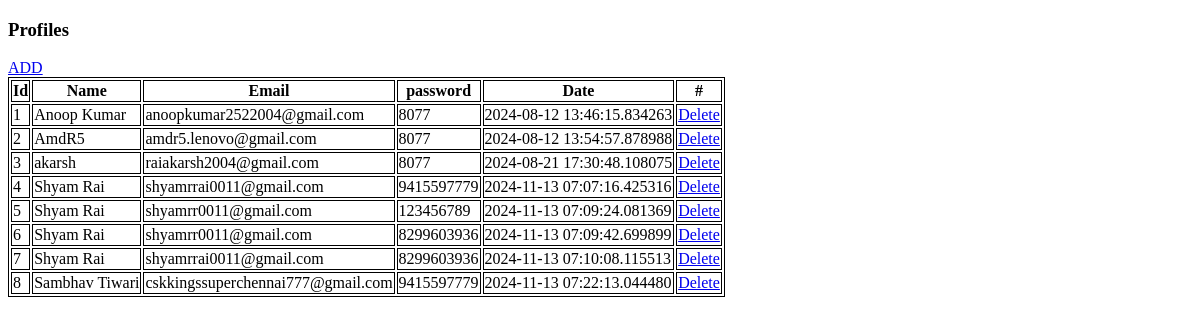
The page /profiles on the database as committed earlier.
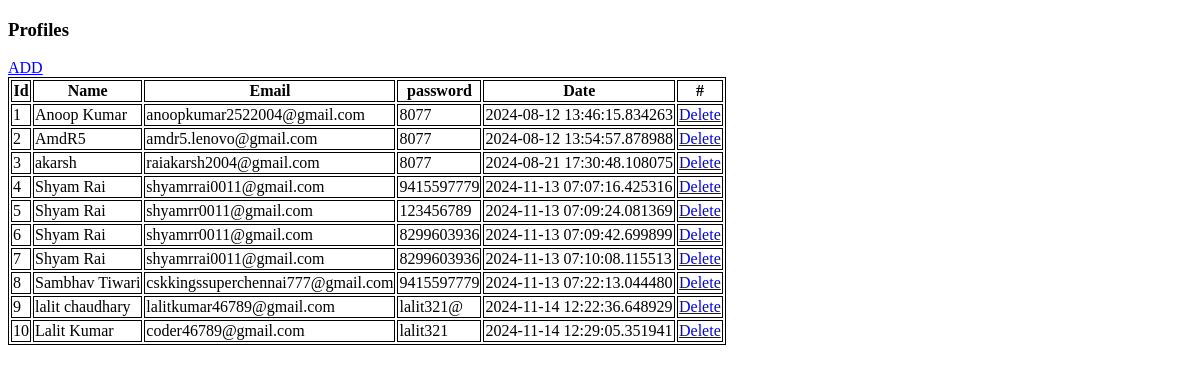
The same page on the database as committed later.
### app.py (models this page shows)
class Employee(db.Model):
    id = db.Column(db.Integer, primary_key=True)
    name = db.Column(db.String(100), nullable=False)
    email = db.Column(db.String(100), nullable=False)
    password = db.Column(db.String(100), nullable=False)
    date = db.Column(db.DateTime, default=datetime.utcnow)

### app.py (the view)
@app.route('/profiles')
def index():
    profiles = Employee.query.all()
    return render_template('profiles.html', profiles=profiles)

### templates/profiles.html (shortened to what this page needs)
<!DOCTYPE html>
<html>
   <head>
   </head>
   <body>
      <h3>Profiles</h3>
      <a href="/add_data">ADD</a>
      <br>
      <table>
         <thead>
            <th>Id</th>
            <th>Name</th>
            <th>Email</th>
            <th>password</th>
            <th>Date</th>
            <th>#</th>
         </thead>
         {% for data in profiles %}
         <tbody>
            <td>{{data.id}}</td>
            <td>{{data.name}}</td>
            <td>{{data.email}}</td>
            <td>{{data.password}}</td>
            <td>{{data.date}}</td>
            <td><a href="/delete/{{data.id}}" type="button">Delete</a></td>
         </tbody>
         {% endfor%}
      </table>
   </body>
</html>

### templates/profiles.html (style rules this page uses)
table, th, td { border:1px solid black; }

Rows that differ between the two databases and show on the page:
added Employee: id "9", name "lalit chaudhary", email "lalitkumar46789@gmail.com", password "lalit321@", date "2024-11-14 12:22:36.648929"
added Employee: id "10", name "Lalit Kumar", email "coder46789@gmail.com", password "lalit321", date "2024-11-14 12:29:05.351941"
